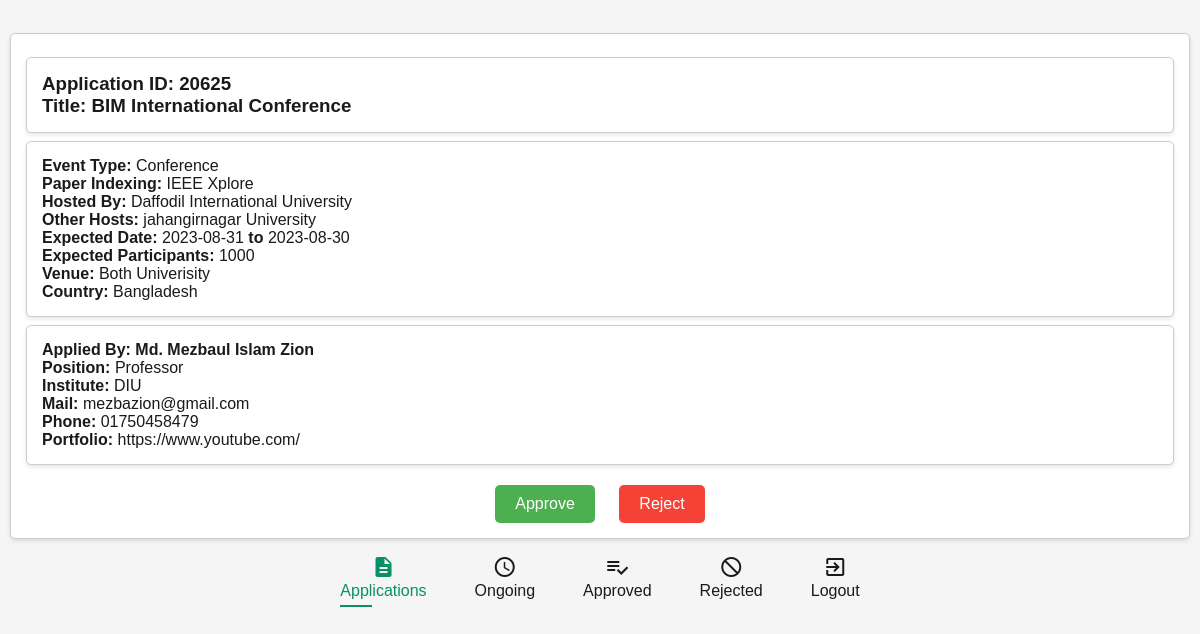
/admin/details.php?id=20625, run on the app's committed database.
### tables this page shows
CREATE TABLE `applications` (
  `id` varchar(50) NOT NULL,
  `name` varchar(100) NOT NULL,
  `mail` varchar(50) NOT NULL,
  `phone` varchar(20) NOT NULL,
  `institute` varchar(150) NOT NULL,
  `position` varchar(50) NOT NULL,
  `portfolio` varchar(200) NOT NULL,
  `title` varchar(500) NOT NULL,
  `country` varchar(100) NOT NULL,
  `host1` varchar(150) NOT NULL,
  `host2` varchar(150) NOT NULL,
  `type` varchar(50) NOT NULL,
  `indexing` varchar(50) NOT NULL,
  `startdate` date NOT NULL,
  `enddate` date NOT NULL,
  `venue` varchar(150) NOT NULL,
  `participants` varchar(50) NOT NULL,
  `timestrap` timestamp NOT NULL DEFAULT current_timestamp() ON UPDATE current_timestamp(),
  `status` int(11) NOT NULL,
  `applicant` varchar(50) NOT NULL
);

### admin/details.php (the view, shortened to what this page needs)
<?php
include("../db/connect.php");
$applicationId = "";
if (isset($_GET['id'])) {
    $applicationId = $_GET['id'];
} else {
    echo "User ID not provided.";
    echo "<script> location.href='./admin/admin-dash.php'; </script>";
}
?>
    <link rel="stylesheet" href="style.css">
<body>
    <div class="wrapper">
        <div class="details">
            <?php
            $sql = "SELECT * FROM `applications` WHERE `id` = '$applicationId'";
            $result = mysqli_query($con, $sql);
            $row = $result->fetch_assoc();
            ?>
            <div class="details">
                <h3>Application ID:
                    <?php echo $applicationId; ?>
                </h3>
                <h3>Title:
                    <?php echo $row['title'] ?>
                </h3>
            </div>
            <div class="details">
                <p><strong>Event Type:</strong>
                    <?php echo $row['type'] ?>
                </p>
                <p><strong>Paper Indexing:</strong>
                    <?php echo $row['indexing'] ?>
                </p>
                <p><strong>Hosted By:</strong>
                    <?php echo $row['host1'] ?>
                </p>
                <p><strong>Other Hosts:</strong>
                    <?php echo $row['host2'] ?>
                </p>
                <p><strong>Expected Date:</strong>
                    <?php echo $row['startdate'] ?> <strong>to</strong>
                    <?php echo $row['enddate'] ?>
                </p>
                <p><strong>Expected Participants:</strong>
                    <?php echo $row['participants'] ?>
                </p>
                <p><strong>Venue:</strong>
                    <?php echo $row['venue'] ?>
                </p>
                <p><strong>Country:</strong>
                    <?php echo $row['country'] ?>
                </p>
            </div>
            <div class="details">
                <h4>Applied By:
                    <?php echo $row['name'] ?>
                </h4>
                <p><strong>Position:</strong>
                    <?php echo $row['position'] ?>
                </p>
                <p><strong>Institute:</strong>
                    <?php echo $row['institute'] ?>
                </p>
                <p><strong>Mail:</strong>
                    <?php echo $row['mail'] ?>
                </p>
                <p><strong>Phone:</strong>
                    <?php echo $row['phone'] ?>
                </p>
                <p><strong>Portfolio:</strong>
                    <?php echo $row['portfolio'] ?>
                </p>
            </div>
            <div class="action-buttons">
                <button class="approve-button" name="approve" onclick="approveRecord()">Approve</button>
                <button class="reject-button" onclick="rejectRecord()">Reject</button>
            </div>
        </div>
    </div>
    <?php include("navbar.php"); ?>
</body>

### admin/style.css (style rules this page uses)
*, *::before, *::after { padding: 0; margin: 0; box-sizing: border-box; list-style: none; list-style-type: none; text-decoration: none; -webkit-font-smoothing: antialiased; -moz-osx-font-smoothing: grayscale; text-rendering: optimizeLegibility; }
body { font-family: 'Lato', sans-serif; font-size: 1rem; font-weight: 400; color: var(--color-black); background: var(--color-white); overflow: hidden; }
a, button { font-family: inherit; font-size: inherit; line-height: inherit; cursor: pointer; border: none; outline: none; background: none; text-decoration: none; }
.wrapper { width: 100%; padding: 10px; margin-top: 15px; }
body { font-family: Arial, sans-serif; margin: 0; padding: 0; background-color: #f5f5f5; }
.details { padding: 15px; margin-top: 8px; background-color: #fff; border: 1px solid #ccc; border-radius: 5px; box-shadow: 0 2px 4px rgba(0, 0, 0, 0.1); }
.action-buttons { text-align: center; margin-top: 20px; }
.approve-button, .reject-button { padding: 10px 20px; margin: 0 10px; border: none; border-radius: 5px; cursor: pointer; }
.approve-button { background-color: #4caf50; color: white; }
.reject-button { background-color: #f44336; color: white; }

### data on the page
applications: title "BIM International Conference", type "Conference", indexing "IEEE Xplore", host1 "Daffodil International University", host2 "jahangirnagar University", startdate "2023-08-31", enddate "2023-08-30", participants "1000", venue "Both Univerisity", country "Bangladesh", name "Md. Mezbaul Islam Zion", position "Professor", institute "DIU", mail "mezbazion@gmail.com", phone "01750458479", portfolio "https://www.youtube.com/"

### other printed values
$applicationId "20625"
